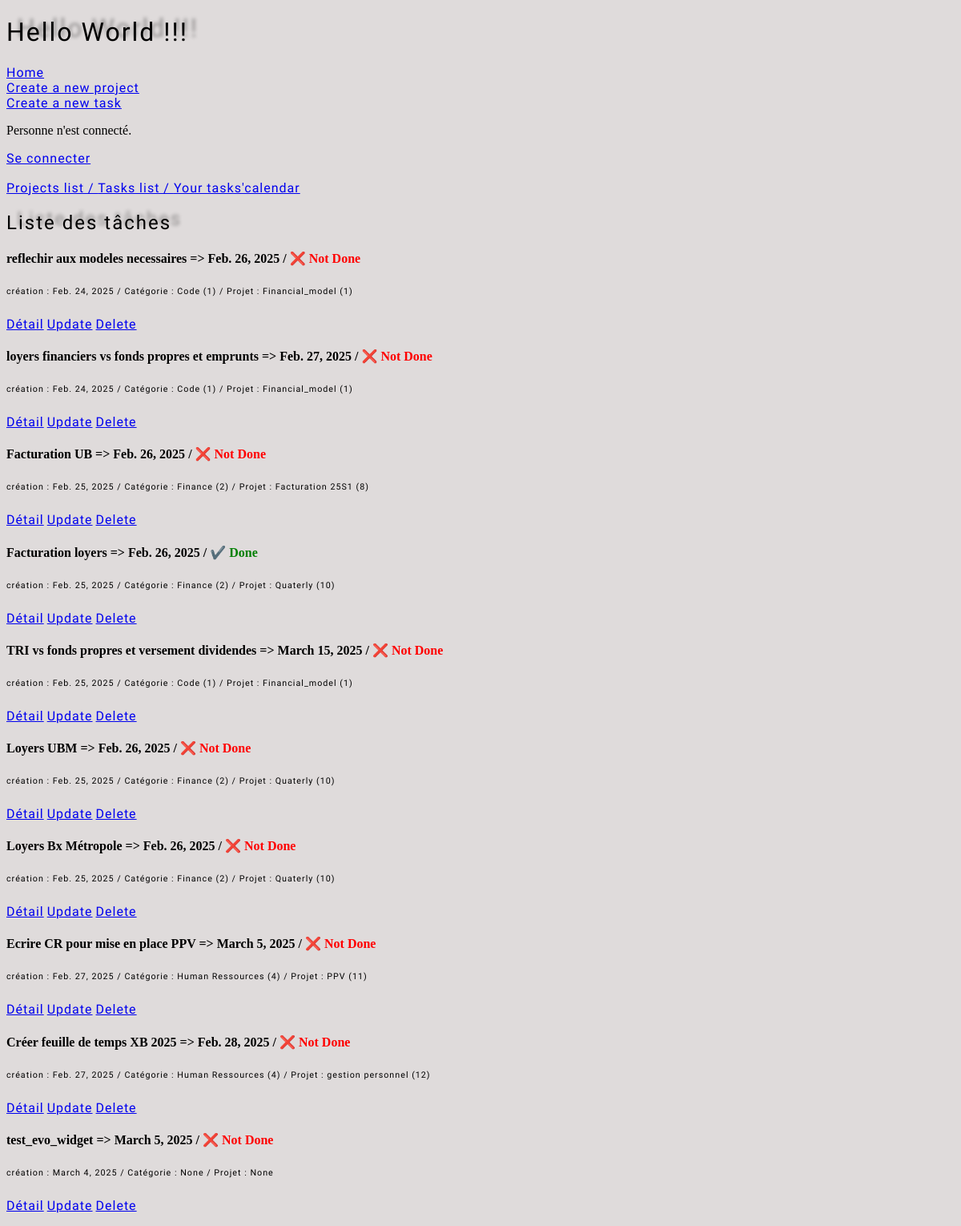
Before: /todo/task_list/ with the older database file.
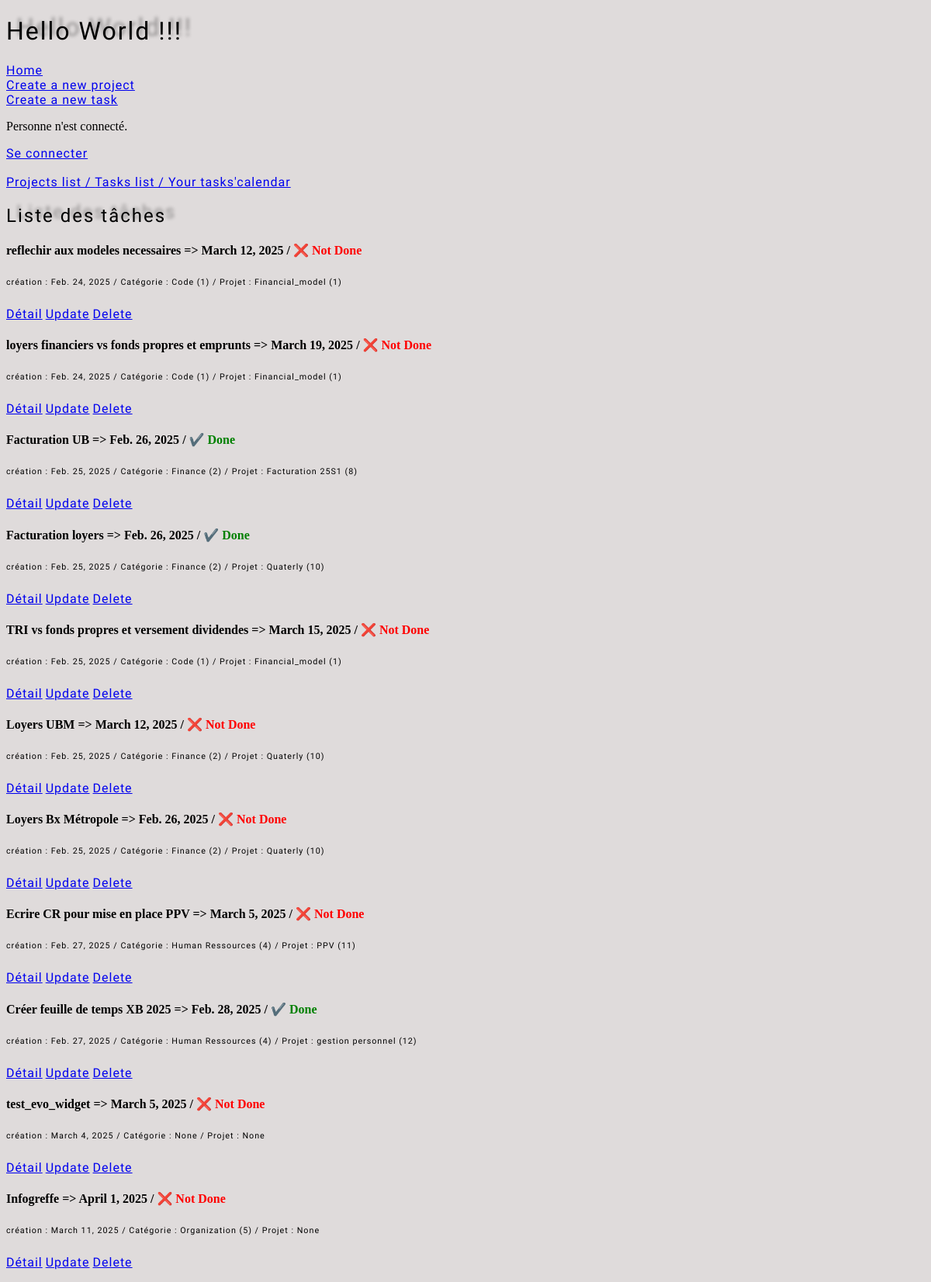
After: the same page with the newer database file.
### todolist/models.py (models this page shows, shortened)
class Task(models.Model):
  category=models.ForeignKey(Category, on_delete=models.CASCADE, related_name="tasks", null=True, blank=True)
  project=models.ForeignKey(Project, on_delete=models.CASCADE, related_name="projects", null=True, blank=True)
  name=models.CharField(max_length=220, unique=True)
  slug=models.SlugField(max_length=220, unique=True, blank=True)
  target_date_task = models.DateField(default=default_target_date)
  done= models.BooleanField(default=False)
  creation_date=models.DateField(default=date.today)
  historic_target_date_task = models.JSONField(default=list, blank=True)

class Category(models.Model):
  name=models.CharField(max_length=100, unique=True)
  slug=models.SlugField(max_length=100, unique=True, blank=True)
  def __str__(self):
    return f'{self.name} ({self.pk})'

class Project(models.Model):
  name=models.CharField(max_length=100, unique=True)
  slug=models.SlugField(max_length=100, unique=True, blank=True)
  target_date_project = models.DateField(default=default_target_date)
  historic_target_date_project= models.JSONField(default=list, blank=True)
  def __str__(self):
    return f'{self.name} ({self.pk})'

### todolist/views.py (the view, shortened to what this page needs)
# urls.py: path('task_list/', TaskListView.as_view(), name='task_list'),
class TaskListView(ListView):
  model= Task
  template_name= 'todolist/task_list.html'
  form_class= TaskForm

### todolist/templates/todolist/task_list.html (shortened to what this page needs)
<!DOCTYPE html>
<html lang="en">
  {% extends 'base.html' %} {% load static %}
    {% block content %}
    <h2>Liste des tâches</h2>
    {% for task in task_list %}
    <h4>
      <tr>
        <td>{{ task.name }} => {{ task.target_date_task }} /</td>
        <td>
          {% if task.done %}
          <span class="done">✔️ Done</span>
          {% else %}
          <span class="not-done">❌ Not Done</span>
          {% endif %}
        </td>
      </tr>
    </h4>
    <h6>
      création : {{ task.creation_date }} / Catégorie : {{ task.category }} /
      Projet : {{ task.project }}
    </h6>
    <a href="{% url 'todolist:task_detail' task.slug %}">Détail</a>
    <a href="{% url 'todolist:task_update' task.slug %}">Update</a>
    <a href="{% url 'todolist:task_delete' task.slug %}">Delete</a>
    {% endfor %} {% endblock %}

Changed rows visible on the page:
changed Task "reflechir aux modeles necessaires": target_date_task "Feb. 26, 2025" → "March 12, 2025"
changed Task "loyers financiers vs fonds propres et emprunts": target_date_task "Feb. 27, 2025" → "March 19, 2025"
changed Task "Facturation UB": done "❌ Not Done" → "✔️ Done"
changed Task "Loyers UBM": target_date_task "Feb. 26, 2025" → "March 12, 2025"
changed Task "Créer feuille de temps XB 2025": done "❌ Not Done" → "✔️ Done"
added Task: name "Infogreffe", target_date_task "April 1, 2025", done "❌ Not Done", creation_date "March 11, 2025", category "Organization (5)", project "None"
